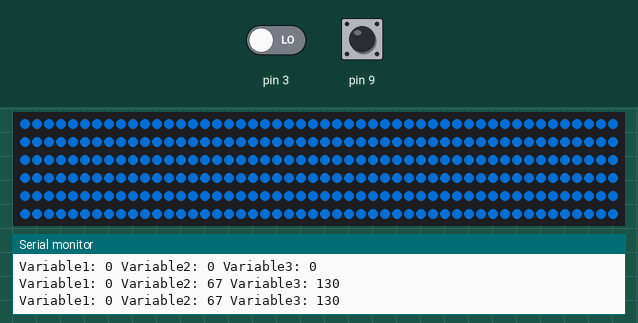
Bench run of a sketch on a simulated Arduino Uno, built with avr-gcc and run on an emulated ATmega328P. Shown: 300 RGB LEDs in strip order, left to right, continuing on the next row, the last lines printed to the serial monitor. Inputs (shaded band) come from the test bench; at power-on: pin 3 LOW, pin 9 HIGH. Dim RGB values are drawn brighter than linear; random numbers use the default seed unless the sketch sets one.

Above: at 8.0 s.
8.1 s: pin 3 driven HIGH
14.0 s: pin 3 driven LOW
19.9 s: pin 9 pulled LOW for 2.3 s
At 26.5 s:
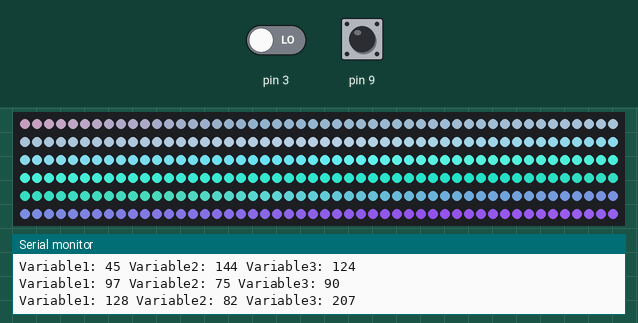
28.1 s: pin 9 pulled LOW for 2.3 s
At 36.2 s:
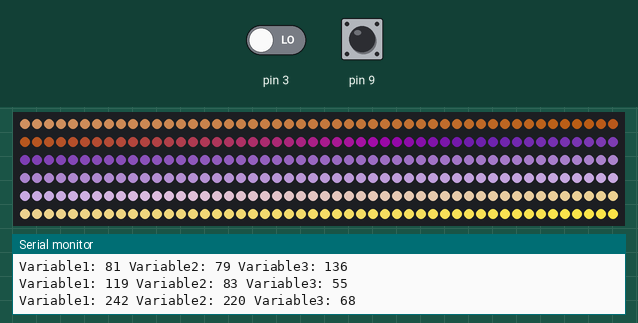
36.3 s: pin 3 driven HIGH
At 44.3 s:
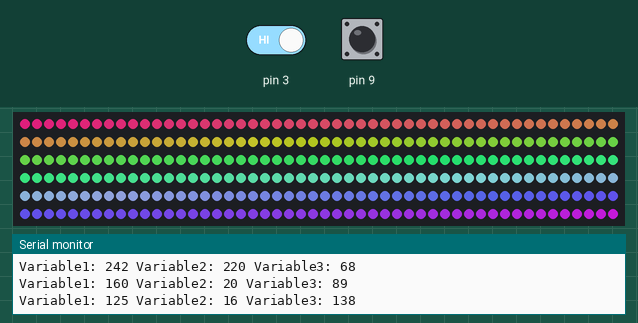
Timing chart, 0 to 45.8 s (numbered marks = the images above; inputs shaded):
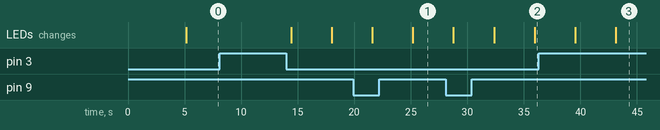

The sketch:

LEDSDBChaine.ino
```cpp
#include <Adafruit_NeoPixel.h>

#define LED_PIN    6
#define LED_COUNT  300

Adafruit_NeoPixel strip(LED_COUNT, LED_PIN, NEO_GRB + NEO_KHZ800);

int r;
int g;
int b;
int x;
int y;
int z;
bool OnPresence;
unsigned long LastPresence;

void setup() {
  pinMode(3, INPUT);
  pinMode(9, INPUT_PULLUP);

  strip.begin();
  strip.show(); // Initialize all pixels to 'off'

  Serial.begin(9600);
  randomSeed(analogRead(0));

  x = random(256);
  y = random(256);
  z = random(256);
}

void loop() {
  Serial.print("Variable1: ");
  Serial.print(r);
  Serial.print(" Variable2: ");
  Serial.print(g);
  Serial.print(" Variable3: ");
  Serial.println(b);

  for (int i = 0; i < LED_COUNT; i++) {
    if (r > x) {
    r -= 1;
  }
  else if (r < x) {
    r += 1;
  }
  else if (r == x && OnPresence) {
    x = random(256);
  }

  if (g > y) {
    g -= 1;
  }
  else if (g < y) {
    g += 1;
  }
  else if (g == y && OnPresence) {
    y = random(256);
  }

  if (b > z) {
    b -= 1;
  }
  else if (b < z) {
    b += 1;
  }
  else if (b == z && OnPresence) {
    z = random(256);
  }

    strip.setPixelColor(i, strip.Color(r, g, b));
    strip.show();
  }

  if (digitalRead(3) == HIGH || digitalRead(9) == LOW) {
    OnPresence = true;
    LastPresence = millis();
  }

  if (digitalRead(3) == LOW && digitalRead(9) == HIGH && OnPresence && millis() - LastPresence > 10000) {
    OnPresence = false;
    x = 0;
    y = 0;
    z = 0;
  }
}
```
